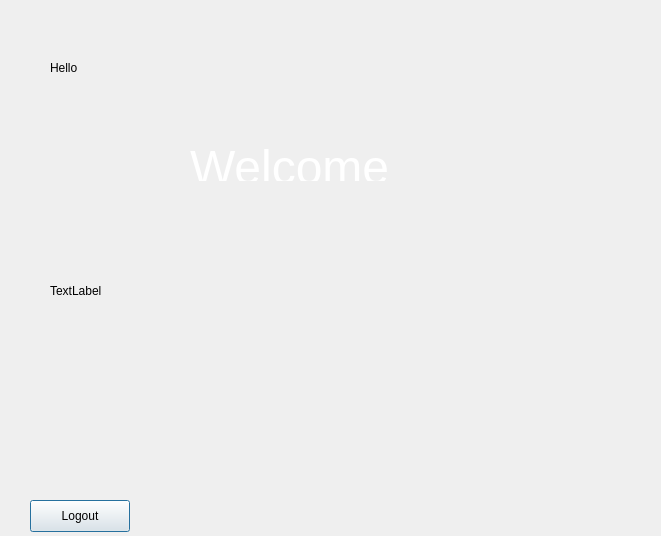
<?xml version="1.0" encoding="UTF-8"?>
<ui version="4.0">
 <class>WelcomeWindow</class>
 <widget class="QDialog" name="WelcomeWindow">
  <property name="geometry">
   <rect>
    <x>0</x>
    <y>0</y>
    <width>661</width>
    <height>536</height>
   </rect>
  </property>
  <property name="windowTitle">
   <string>Dialog</string>
  </property>
  <widget class="QLabel" name="helloLabel">
   <property name="geometry">
    <rect>
     <x>50</x>
     <y>60</y>
     <width>281</width>
     <height>16</height>
    </rect>
   </property>
   <property name="text">
    <string>Hello</string>
   </property>
  </widget>
  <widget class="QLabel" name="imageLabel">
   <property name="geometry">
    <rect>
     <x>50</x>
     <y>100</y>
     <width>561</width>
     <height>381</height>
    </rect>
   </property>
   <property name="text">
    <string>TextLabel</string>
   </property>
  </widget>
  <widget class="QLabel" name="welcomeLabel">
   <property name="geometry">
    <rect>
     <x>190</x>
     <y>140</y>
     <width>231</width>
     <height>41</height>
    </rect>
   </property>
   <property name="text">
    <string>&lt;html&gt;&lt;head/&gt;&lt;body&gt;&lt;p&gt;&lt;span style=&quot; font-size:36pt; color:#ffffff;&quot;&gt;Welcome&lt;/span&gt;&lt;/p&gt;&lt;/body&gt;&lt;/html&gt;</string>
   </property>
  </widget>
  <widget class="QPushButton" name="logoutButton">
   <property name="geometry">
    <rect>
     <x>30</x>
     <y>500</y>
     <width>100</width>
     <height>32</height>
    </rect>
   </property>
   <property name="text">
    <string>Logout</string>
   </property>
  </widget>
 </widget>
 <resources/>
 <connections/>
</ui>
